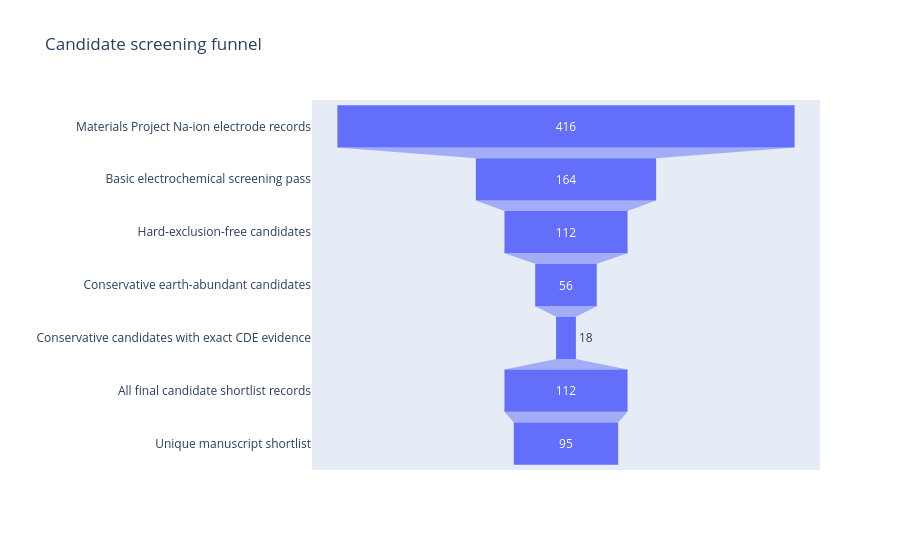

The code cell stored with this chart in its notebook:
### Markdown cell above
## Cell 6 — Dataset funnel table and figure

### Code cell
total_records = len(df_master)
basic_pass = int(df_master["basic_screening_pass"].sum())
hard_free = int(df_master["hard_exclusion_free_candidate"].sum())
conservative = int(df_master["conservative_earth_abundant_candidate"].sum())
exact_cde = int(df_master["cde_exact_formula_match"].sum())
conservative_cde = int((df_master["conservative_earth_abundant_candidate"] & df_master["cde_exact_formula_match"]).sum())

df_funnel = pd.DataFrame([
    {"stage_order": 1, "stage": "Materials Project Na-ion electrode records", "count": total_records, "interpretation": "Full computational Na-electrode dataset used for screening and ML."},
    {"stage_order": 2, "stage": "Basic electrochemical screening pass", "count": basic_pass, "interpretation": "Records satisfying basic electrochemical criteria."},
    {"stage_order": 3, "stage": "Hard-exclusion-free candidates", "count": hard_free, "interpretation": "Candidates avoiding hard-excluded elements."},
    {"stage_order": 4, "stage": "Conservative earth-abundant candidates", "count": conservative, "interpretation": "Most conservative candidate subset after excluding hard and soft penalty elements."},
    {"stage_order": 5, "stage": "Conservative candidates with exact CDE evidence", "count": conservative_cde, "interpretation": "Conservative candidates with exact formula-level text-mined literature evidence."},
    {"stage_order": 6, "stage": "All final candidate shortlist records", "count": len(df_candidate_all), "interpretation": "Basic screening pass and hard-exclusion-free candidate table."},
    {"stage_order": 7, "stage": "Unique manuscript shortlist", "count": len(df_candidate_unique), "interpretation": "Deduplicated candidate list for manuscript tables."},
])
df_funnel["percentage_of_total"] = (100 * df_funnel["count"] / total_records).round(2)

save_table(df_funnel, TABLE_DIR / "table_1_dataset_funnel.csv")
save_table(df_funnel[["stage_order", "stage", "count", "percentage_of_total"]], FIG_DATA_DIR / "figure_data_candidate_funnel.csv")

fig_funnel = px.funnel(
    df_funnel.sort_values("stage_order"),
    x="count", y="stage", title="Candidate screening funnel",
    hover_data=["percentage_of_total", "interpretation"],
)
fig_funnel.update_layout(width=900, height=550, yaxis_title="", xaxis_title="Number of records")
funnel_html_path = HTML_FIG_DIR / "figure_2_candidate_screening_funnel.html"
fig_funnel.write_html(funnel_html_path)
print("Saved:", funnel_html_path)
display(df_funnel)
fig_funnel.show()

### Figure 1 — Plotly figure (JSON) as saved in the notebook; plotly's stock layout.template omitted (floating-point values rounded to 4 significant figures)
{"data": [{"customdata": [[100, "Full computational Na-electrode dataset used for screening and ML."], [39.42, "Records satisfying basic electrochemical criteria."], [26.92, "Candidates avoiding hard-excluded elements."], [13.46, "Most conservative candidate subset after excluding hard and soft penalty elements."], [4.33, "Conservative candidates with exact formula-level text-mined literature evidence."], [26.92, "Basic screening pass and hard-exclusion-free candidate table."], [22.84, "Deduplicated candidate list for manuscript tables."]], "hovertemplate": "count=%{x}<br>stage=%{y}<br>percentage_of_total=%{customdata[0]}<br>interpretation=%{customdata[1]}<extra></extra>", "legendgroup": "", "marker": {"color": "#636efa"}, "name": "", "orientation": "h", "showlegend": false, "type": "funnel", "x": [416, 164, 112, 56, 18, 112, 95], "xaxis": "x", "y": ["Materials Project Na-ion electrode records", "Basic electrochemical screening pass", "Hard-exclusion-free candidates", "Conservative earth-abundant candidates", "Conservative candidates with exact CDE evidence", "All final candidate shortlist records", "Unique manuscript shortlist"], "yaxis": "y"}], "layout": {"height": 550, "legend": {"tracegroupgap": 0}, "title": {"text": "Candidate screening funnel"}, "width": 900, "xaxis": {"anchor": "y", "domain": [0, 1], "title": {"text": "Number of records"}}, "yaxis": {"anchor": "x", "domain": [0, 1], "title": {"text": ""}}}}
